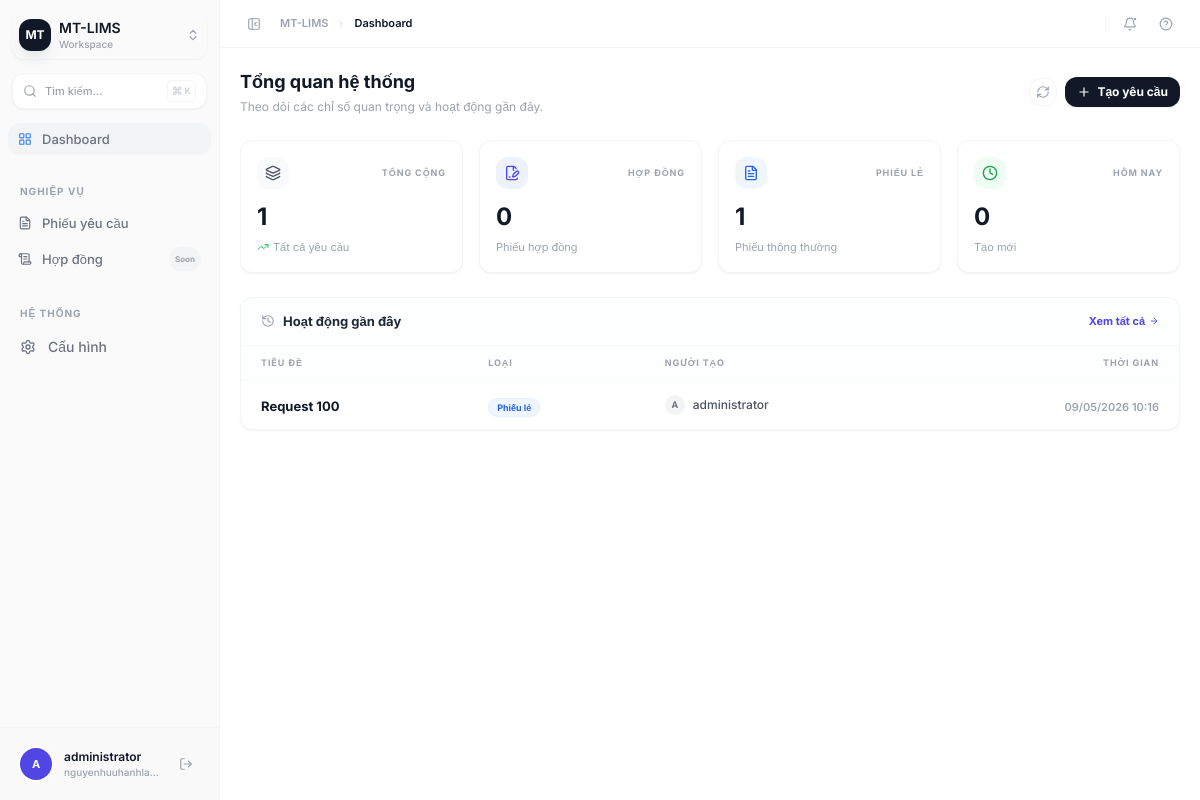
Before: / (signed in) with the older database file.
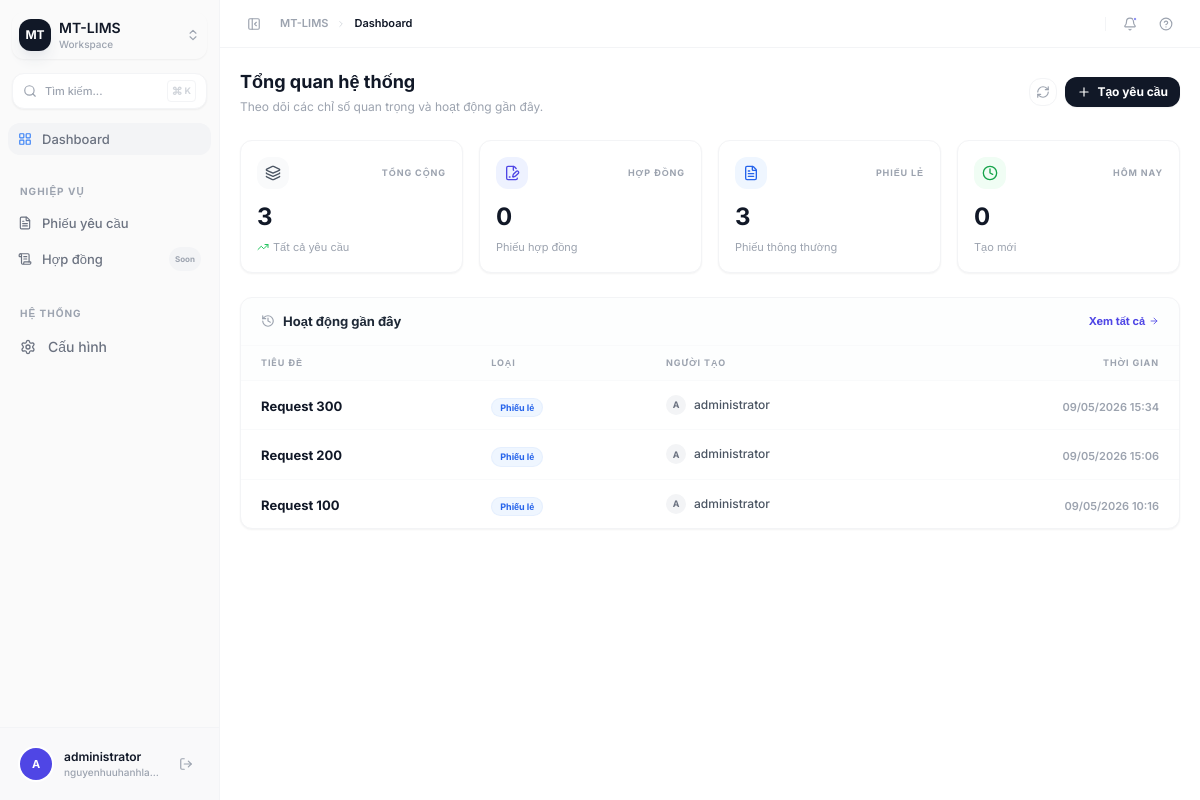
After: the same page with the newer database file.
### request_form/models.py (models this page shows, shortened)
class Request(models.Model):
    class RequestType(models.TextChoices):
        CONTRACT = "contract", "Contract"
        SLIP = "slip", "Slip"
    class Status(models.TextChoices):
        REVIEWING = "reviewing", "Đang xem xét"
        IN_PROGRESS = "in_progress", "Đang thực hiện"
        COMPLETED = "completed", "Hoàn tất"
        CANCELLED = "cancelled", "Hủy bỏ"
    title = models.CharField(max_length=255)
    type = models.CharField(
        max_length=20,
        choices=RequestType.choices,
        default=RequestType.SLIP,
    )
    status = models.CharField(
        max_length=20,
        choices=Status.choices,
        default=Status.REVIEWING,
    )
    created_by = models.ForeignKey(
        User,
        on_delete=models.PROTECT,
        related_name="requests",
    )
    content = models.TextField()
    participants = models.JSONField(default=list, blank=True)
    project_information = models.JSONField(default=dict, blank=True)
    requesting_unit = models.JSONField(default=dict, blank=True)
    created_at = models.DateTimeField(auto_now_add=True)
    updated_at = models.DateTimeField(auto_now=True)

### request_form/views.py (the view)
# urls.py: path("", dashboard, name="dashboard"),
@login_required
def dashboard(request):
    today = timezone.now().date()
    context = {
        "total_requests":  Request.objects.count(),
        "total_contracts": Request.objects.filter(type="contract").count(),
        "total_slips":     Request.objects.filter(type="slip").count(),
        "today_requests":  Request.objects.filter(created_at__date=today).count(),
        "recent_requests": Request.objects.order_by("-created_at")[:8],
    }
    return render(request, "dashboard.html", context)

### templates/dashboard.html (shortened to what this page needs)
{% extends "base.html" %}
{% block breadcrumb %}Dashboard{% endblock %}
{% block content %}
<div class="p-5 max-w-7xl mx-auto space-y-6">
  <div class="flex items-center justify-between">
    <div>
      <h1 class="text-lg font-bold text-gray-900">Tổng quan hệ thống</h1>
      <p class="text-[12px] text-gray-400 mt-0.5">Theo dõi các chỉ số quan trọng và hoạt động gần đây.</p>
    </div>
    <div class="flex items-center gap-2">
      <button class="p-1.5 text-gray-400 hover:text-gray-900 border border-gray-100 rounded-lg hover:bg-gray-50 transition-all">
        <i data-lucide="refresh-cw" class="w-3.5 h-3.5"></i>
      </button>
      <a href="{% url 'request_create' %}" class="flex items-center gap-1.5 px-3 py-1.5 bg-gray-900 text-white text-[12px] font-bold rounded-lg hover:bg-gray-800 transition-all shadow-sm">
        <i data-lucide="plus" class="w-3.5 h-3.5"></i>
        Tạo yêu cầu
      </a>
    </div>
  </div>
  <div class="grid grid-cols-1 md:grid-cols-2 lg:grid-cols-4 gap-4">
    <div class="bg-white border border-gray-100 rounded-xl p-4 shadow-sm hover:shadow-md transition-all group">
      <div class="flex items-center justify-between mb-3">
        <div class="w-8 h-8 rounded-lg bg-gray-50 flex items-center justify-center text-gray-600 group-hover:bg-gray-900 group-hover:text-white transition-all">
          <i data-lucide="layers" class="w-4 h-4"></i>
        </div>
        <span class="text-[9px] font-bold text-gray-400 uppercase tracking-widest">Tổng cộng</span>
      </div>
      <p class="text-2xl font-bold text-gray-900">{{ total_requests }}</p>
      <p class="text-[11px] text-gray-400 mt-1.5 flex items-center gap-1">
        <i data-lucide="trending-up" class="w-3 h-3 text-green-500"></i>
        Tất cả yêu cầu
      </p>
    </div>
    <div class="bg-white border border-gray-100 rounded-xl p-4 shadow-sm hover:shadow-md transition-all group">
      <div class="flex items-center justify-between mb-3">
        <div class="w-8 h-8 rounded-lg bg-indigo-50 flex items-center justify-center text-indigo-600 group-hover:bg-indigo-600 group-hover:text-white transition-all">
          <i data-lucide="file-signature" class="w-4 h-4"></i>
        </div>
        <span class="text-[9px] font-bold text-gray-400 uppercase tracking-widest">Hợp đồng</span>
      </div>
      <p class="text-2xl font-bold text-gray-900">{{ total_contracts }}</p>
      <p class="text-[11px] text-gray-400 mt-1.5">Phiếu hợp đồng</p>
    </div>
    <div class="bg-white border border-gray-100 rounded-xl p-4 shadow-sm hover:shadow-md transition-all group">
      <div class="flex items-center justify-between mb-3">
        <div class="w-8 h-8 rounded-lg bg-blue-50 flex items-center justify-center text-blue-600 group-hover:bg-blue-600 group-hover:text-white transition-all">
          <i data-lucide="file-text" class="w-4 h-4"></i>
        </div>
        <span class="text-[9px] font-bold text-gray-400 uppercase tracking-widest">Phiếu lẻ</span>
      </div>
      <p class="text-2xl font-bold text-gray-900">{{ total_slips }}</p>
      <p class="text-[11px] text-gray-400 mt-1.5">Phiếu thông thường</p>
    </div>
    <div class="bg-white border border-gray-100 rounded-xl p-4 shadow-sm hover:shadow-md transition-all group">
      <div class="flex items-center justify-between mb-3">
        <div class="w-8 h-8 rounded-lg bg-green-50 flex items-center justify-center text-green-600 group-hover:bg-green-600 group-hover:text-white transition-all">
          <i data-lucide="clock" class="w-4 h-4"></i>
        </div>
        <span class="text-[9px] font-bold text-gray-400 uppercase tracking-widest">Hôm nay</span>
      </div>
      <p class="text-2xl font-bold text-gray-900">{{ today_requests }}</p>
      <p class="text-[11px] text-gray-400 mt-1.5">Tạo mới</p>
    </div>
  </div>
  <div class="bg-white border border-gray-100 rounded-xl overflow-hidden shadow-sm">
    <div class="px-5 py-3.5 border-b border-gray-50 flex items-center justify-between bg-gray-50/30">
      <div class="flex items-center gap-2">
        <i data-lucide="history" class="w-3.5 h-3.5 text-gray-400"></i>
        <h2 class="text-[13px] font-bold text-gray-800">Hoạt động gần đây</h2>
      </div>
      <a href="{% url 'request_list' %}" class="text-[11px] font-bold text-indigo-600 hover:text-indigo-700 flex items-center gap-1 transition-colors">
        Xem tất cả
        <i data-lucide="arrow-right" class="w-2.5 h-2.5"></i>
      </a>
    </div>
    <div class="overflow-x-auto">
      <table class="w-full text-left">
        <thead>
          <tr class="bg-gray-50/30 border-b border-gray-50">
            <th class="px-5 py-2.5 text-[9px] font-bold text-gray-400 uppercase tracking-widest">Tiêu đề</th>
            <th class="px-5 py-2.5 text-[9px] font-bold text-gray-400 uppercase tracking-widest">Loại</th>
            <th class="px-5 py-2.5 text-[9px] font-bold text-gray-400 uppercase tracking-widest">Người tạo</th>
            <th class="px-5 py-2.5 text-[9px] font-bold text-gray-400 uppercase tracking-widest text-right">Thời gian</th>
          </tr>
        </thead>
        <tbody class="divide-y divide-gray-50">
          {% for req in recent_requests %}
          <tr class="hover:bg-gray-50/50 transition-colors group cursor-pointer" onclick="window.location='{% url 'request_list' %}'">
            <td class="px-5 py-3">
              <span class="text-[13px] font-bold text-gray-900 group-hover:text-indigo-600 transition-colors">{{ req.title }}</span>
            </td>
            <td class="px-5 py-3">
              {% if req.type == 'contract' %}
              <span class="inline-flex items-center px-2 py-0.5 rounded-full text-[9px] font-bold bg-indigo-50 text-indigo-600 border border-indigo-100/50">Hợp đồng</span>
              {% else %}
              <span class="inline-flex items-center px-2 py-0.5 rounded-full text-[9px] font-bold bg-blue-50 text-blue-600 border border-blue-100/50">Phiếu lẻ</span>
              {% endif %}
            </td>
            <td class="px-5 py-3">
              <div class="flex items-center gap-2">
                <div class="w-5 h-5 rounded-full bg-gray-100 flex items-center justify-center text-[9px] font-bold text-gray-500">
                  {{ req.created_by.username|slice:":1"|upper }}
                </div>
                <span class="text-[12px] text-gray-600 font-medium">{{ req.created_by.get_full_name|default:req.created_by.username }}</span>
              </div>
            </td>
            <td class="px-5 py-3 text-right">
              <span class="text-[11px] text-gray-400 font-semibold">{{ req.created_at|date:"d/m/Y H:i" }}</span>
            </td>
          </tr>
          {% endfor %}
        </tbody>
      </table>
    </div>
  </div>
</div>
{% endblock %}

### templates/base.html (shortened to what this page needs)
<!DOCTYPE html>
<html lang="vi" x-data="{ sidebarOpen: true }">
<head>
  <script src="https://cdn.tailwindcss.com"></script>
</head>
<body class="bg-white text-gray-800 antialiased h-screen flex overflow-hidden">
  <aside
    class="sidebar-transition flex-shrink-0 flex flex-col border-r border-gray-100 bg-[#fafafa] overflow-hidden"
    :class="sidebarOpen ? 'w-[220px]' : 'w-[64px]'"
  >
    <div class="p-3">
      <button class="w-full flex items-center gap-2 p-1.5 rounded-xl hover:bg-gray-200/50 transition-all group border border-transparent hover:border-gray-200/50 shadow-sm" :class="sidebarOpen ? '' : 'justify-center p-0 h-9 w-9 mx-auto'">
        <div class="w-8 h-8 rounded-lg bg-gray-900 flex items-center justify-center flex-shrink-0 shadow-lg shadow-gray-200">
          <span class="text-white text-xs font-bold">MT</span>
        </div>
        <div x-show="sidebarOpen" x-cloak class="text-left flex-1 min-w-0">
          <p class="text-sm font-semibold text-gray-900 leading-tight truncate">MT-LIMS</p>
          <p class="text-[10px] text-gray-400 font-medium">Workspace</p>
        </div>
        <i x-show="sidebarOpen" x-cloak data-lucide="chevrons-up-down" class="w-3.5 h-3.5 text-gray-400 group-hover:text-gray-600"></i>
      </button>
    </div>
    <div class="px-3 py-0.5" x-show="sidebarOpen" x-cloak>
      <button class="w-full flex items-center gap-2 px-2.5 py-1.5 rounded-lg border border-gray-100 bg-white shadow-sm hover:border-gray-200 transition-all text-gray-400 group">
        <i data-lucide="search" class="w-3.5 h-3.5 text-gray-400 group-hover:text-gray-600"></i>
        <span class="text-[11px] font-medium">Tìm kiếm...</span>
        <span class="ml-auto flex items-center gap-0.5 text-[9px] font-bold text-gray-300 border border-gray-100 rounded px-1 py-0.5">
          <span class="text-[11px]">⌘</span>K
        </span>
      </button>
    </div>
    <nav class="flex-1 overflow-y-auto px-2 py-3 space-y-0.5">
      <a href="{% url 'dashboard' %}"
         class="flex items-center gap-2.5 px-2.5 py-1.5 rounded-lg text-sm text-gray-500 hover:bg-gray-100 hover:text-gray-900 transition-all group {% if request.resolver_match.url_name == 'dashboard' %}nav-active{% endif %}"
         :class="sidebarOpen ? '' : 'justify-center px-0'">
        <i data-lucide="layout-grid" class="w-3.5 h-3.5 flex-shrink-0"></i>
        <span x-show="sidebarOpen" x-cloak class="font-medium text-[13px]">Dashboard</span>
      </a>
      <div class="pt-5 pb-1 px-3" x-show="sidebarOpen" x-cloak>
        <span class="text-[10px] font-bold text-gray-400 uppercase tracking-[0.1em]">Nghiệp vụ</span>
      </div>
      <a href="{% url 'request_list' %}"
         class="flex items-center gap-2.5 px-2.5 py-1.5 rounded-lg text-sm text-gray-500 hover:bg-gray-100 hover:text-gray-900 transition-all group {% if request.resolver_match.url_name == 'request_list' %}nav-active{% endif %}"
         :class="sidebarOpen ? '' : 'justify-center px-0'">
        <i data-lucide="file-text" class="w-3.5 h-3.5 flex-shrink-0"></i>
        <span x-show="sidebarOpen" x-cloak class="font-medium text-[13px]">Phiếu yêu cầu</span>
      </a>
      <a href="#"
         class="flex items-center gap-2.5 px-2.5 py-1.5 rounded-lg text-sm text-gray-500 hover:bg-gray-100 hover:text-gray-900 transition-all group"
         :class="sidebarOpen ? '' : 'justify-center px-0'">
        <i data-lucide="scroll-text" class="w-3.5 h-3.5 flex-shrink-0"></i>
        <span x-show="sidebarOpen" x-cloak class="font-medium text-[13px]">Hợp đồng</span>
        <span x-show="sidebarOpen" x-cloak class="ml-auto text-[8px] font-bold bg-gray-100 text-gray-400 rounded-full px-1.5 py-0.5">Soon</span>
      </a>
      <div class="pt-5 pb-1 px-3" x-show="sidebarOpen" x-cloak>
        <span class="text-[10px] font-bold text-gray-400 uppercase tracking-[0.1em]">Hệ thống</span>
      </div>
      <a href="/admin/"
         class="flex items-center gap-3 px-3 py-2 rounded-lg text-sm text-gray-500 hover:bg-gray-100 hover:text-gray-900 transition-all group"
         :class="sidebarOpen ? '' : 'justify-center px-0'">
        <i data-lucide="settings" class="w-4 h-4 flex-shrink-0"></i>
        <span x-show="sidebarOpen" x-cloak class="font-medium">Cấu hình</span>
      </a>
    </nav>
    <div class="p-3 bg-gray-50/50 border-t border-gray-100">
      <div class="flex items-center gap-3 p-2 rounded-xl transition-colors" :class="sidebarOpen ? '' : 'justify-center p-1'">
        <div class="w-8 h-8 rounded-full bg-indigo-600 flex items-center justify-center flex-shrink-0 ring-2 ring-white shadow-sm">
          <span class="text-white text-[11px] font-bold">{{ user.username|slice:":1"|upper }}</span>
        </div>
        <div x-show="sidebarOpen" x-cloak class="flex-1 min-w-0">
          <p class="text-xs font-semibold text-gray-900 truncate">{{ user.get_full_name|default:user.username }}</p>
          <p class="text-[10px] text-gray-400 font-medium truncate">{{ user.email|default:"mt-lims.local" }}</p>
        </div>
        <form action="{% url 'logout' %}" method="post" x-show="sidebarOpen" x-cloak>
          <button type="submit" class="p-1.5 rounded-lg hover:bg-red-50 text-gray-400 hover:text-red-500 transition-colors">
            <i data-lucide="log-out" class="w-3.5 h-3.5"></i>
          </button>
        </form>
      </div>
    </div>
  </aside>
  <div class="flex-1 flex flex-col overflow-hidden">
    <header class="h-12 border-b border-gray-100 flex items-center px-5 gap-3 flex-shrink-0 bg-white/80 backdrop-blur-md sticky top-0 z-20">
      <button
        @click="sidebarOpen = !sidebarOpen"
        class="p-1.5 rounded-lg hover:bg-gray-100 text-gray-400 hover:text-gray-900 transition-all flex-shrink-0 border border-transparent hover:border-gray-200"
        :title="sidebarOpen ? 'Thu gọn sidebar' : 'Mở rộng sidebar'"
      >
        <i :data-lucide="sidebarOpen ? 'panel-left-close' : 'panel-left-open'" class="w-3.5 h-3.5"></i>
      </button>
      <div class="flex items-center gap-2 text-[11px] font-semibold">
        <span class="text-gray-400">MT-LIMS</span>
        <i data-lucide="chevron-right" class="w-2.5 h-2.5 text-gray-300"></i>
        <span class="text-gray-900">{% block breadcrumb %}Trang chủ{% endblock %}</span>
      </div>
      <div class="ml-auto flex items-center gap-2">
        <button class="p-1.5 rounded-lg hover:bg-gray-100 text-gray-400 hover:text-gray-900 transition-all border border-transparent hover:border-gray-200 relative">
          <i data-lucide="bell" class="w-3.5 h-3.5"></i>
          <span class="absolute top-1.5 right-1.5 w-1 h-1 bg-indigo-500 rounded-full border border-white"></span>
        </button>
        <button class="p-1.5 rounded-lg hover:bg-gray-100 text-gray-400 hover:text-gray-900 transition-all border border-transparent hover:border-gray-200">
          <i data-lucide="help-circle" class="w-3.5 h-3.5"></i>
        </button>
      </div>
    </header>
    <main class="flex-1 overflow-auto bg-[#ffffff]">
      {% block content %}{% endblock %}
    </main>
  </div>
</body>
</html>

### templates/base.html (style rules this page uses)
:root { --radius: 0.75rem; }
body { font-family: 'Inter', sans-serif; }
.sidebar-transition { transition: all 250ms cubic-bezier(0.4, 0, 0.2, 1); }
.nav-active { background-color: #f1f5f9; color: #0f172a; font-weight: 600; }
.nav-active i, .nav-active svg { color: #3b82f6; }
.sidebar-transition { transition: width 200ms ease; }
.nav-active { background-color: #f3f4f6; color: #111827; font-weight: 500; }

Changed rows visible on the page:
added Request: title "Request 300", type "Phiếu lẻ", created_by.username "A", created_by.get_full_name "administrator", created_at "09/05/2026 15:34"
added Request: title "Request 200", type "Phiếu lẻ", created_by.username "A", created_by.get_full_name "administrator", created_at "09/05/2026 15:06"
Other visible differences:
{{ total_requests }}: "1" → "3"
{{ total_slips }}: "1" → "3"
